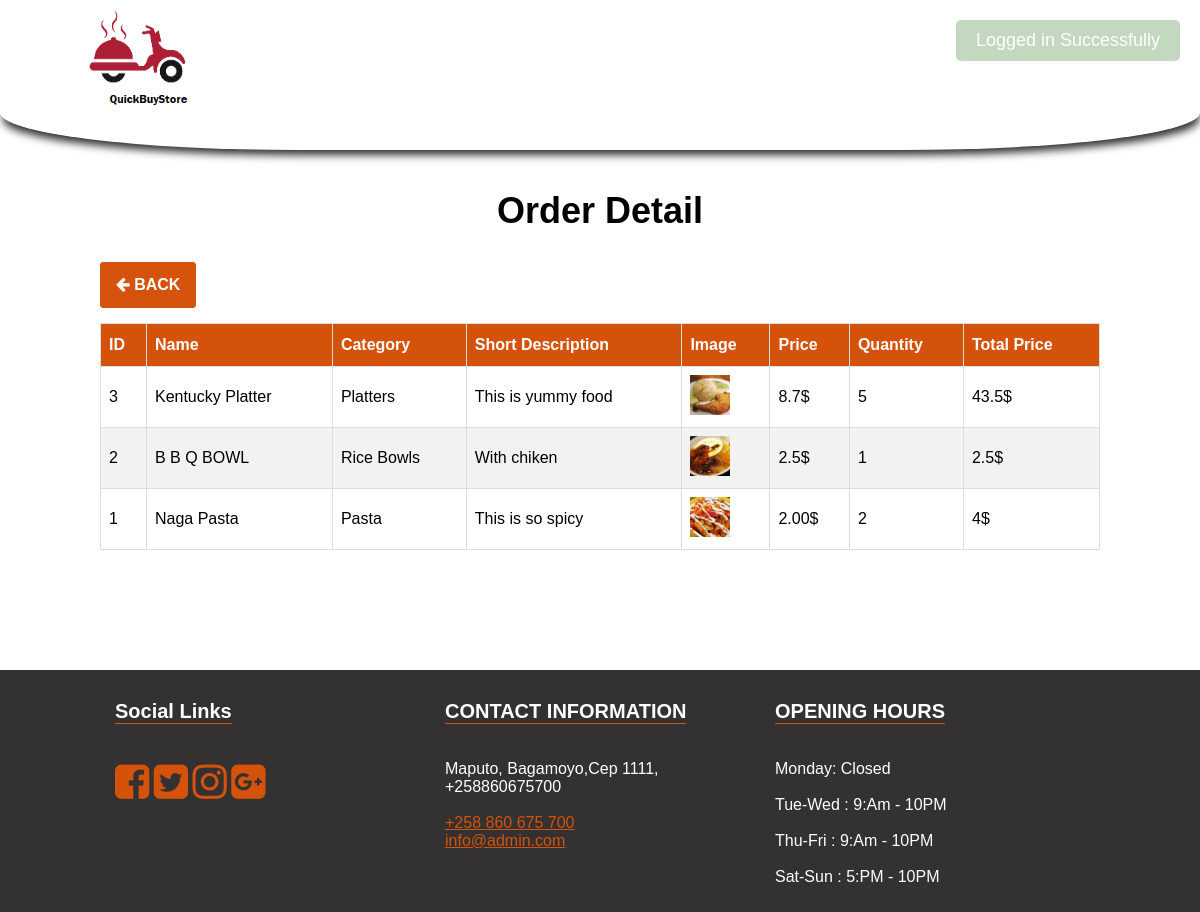
The page /food-delivery/order-detail.php?id=1 (signed in) on the database its author committed.
### tables this page shows
CREATE TABLE IF NOT EXISTS `order_items` (
  `id` int(11) unsigned NOT NULL AUTO_INCREMENT,
  `order_id` int(11) unsigned NOT NULL,
  `item_id` int(11) unsigned NOT NULL,
  `item_quantity` int(11) unsigned NOT NULL,
  `item_price` varchar(100) NOT NULL,
  PRIMARY KEY (`id`),
  KEY `order_id` (`order_id`),
  KEY `item_id` (`item_id`),
  CONSTRAINT `FK_order_items_foods` FOREIGN KEY (`item_id`) REFERENCES `foods` (`id`) ON UPDATE CASCADE,
  CONSTRAINT `FK_order_items_orders` FOREIGN KEY (`order_id`) REFERENCES `orders` (`id`) ON UPDATE CASCADE
);

CREATE TABLE IF NOT EXISTS `foods` (
  `id` int(11) unsigned NOT NULL AUTO_INCREMENT,
  `name` varchar(255) NOT NULL,
  `category_id` int(11) unsigned NOT NULL,
  `short_desc` text NOT NULL,
  `image` varchar(255) NOT NULL,
  `price` varchar(100) NOT NULL,
  `available` enum('yes','no') NOT NULL DEFAULT 'yes',
  `rattinng` decimal(10,6) DEFAULT NULL,
  PRIMARY KEY (`id`),
  KEY `category_id` (`category_id`),
  CONSTRAINT `FK_foods_category` FOREIGN KEY (`category_id`) REFERENCES `category` (`id`) ON UPDATE CASCADE
);

CREATE TABLE IF NOT EXISTS `category` (
  `id` int(11) unsigned NOT NULL AUTO_INCREMENT,
  `title` varchar(255) NOT NULL,
  PRIMARY KEY (`id`)
);

CREATE TABLE IF NOT EXISTS `settings` (
  `id` int(11) unsigned NOT NULL AUTO_INCREMENT,
  `about_title` text NOT NULL,
  `about_detail` text NOT NULL,
  `about_img` varchar(255) NOT NULL,
  `fb_link` varchar(255) NOT NULL,
  `tw_link` varchar(255) NOT NULL,
  `ins_link` varchar(255) NOT NULL,
  `gplus_link` varchar(255) NOT NULL,
  `contact_info` text NOT NULL,
  `opening_hours` text NOT NULL,
  `currency` enum('GBP','USD','EURO','MZN') NOT NULL DEFAULT 'GBP',
  PRIMARY KEY (`id`)
);

### food-delivery/functions/flash.php (called while the page is built, shortened)
<?php
class FlashMessage {
    public static function render($var) {
        $messages = $_SESSION[$var];
        return $messages;
    }
}
?>

### food-delivery/order-detail.php (the view, shortened to what this page needs)
<?php
include 'functions/flash.php';
$flash = new \FlashMessage();
include 'includes/header.php';
	?>
    <?php
$sql = "SELECT oi.id,f.name,f.short_desc,f.image,f.category_id,oi.item_quantity,oi.item_price,c.title FROM order_items AS oi LEFT JOIN foods AS f on f.id = oi.item_id LEFT JOIN category AS c ON  c.id = f.category_id WHERE  oi.order_id = '".$_GET['id']."' ORDER BY oi.id DESC";
$result = $conn->query($sql);
?>
	<section class="inner-page-sec">
		<div class="container">
			<h1>Order Detail</h1>
			<a href="order.php" class="btn add-btn"><i class="fa fa-arrow-left" aria-hidden="true"></i> Back</a>
			<div style="overflow-x:auto;">
				<table class="custom-tbl">
					<thead>
						<tr>
							<th>ID</th>
							<th>Name</th>
							<th>Category</th>
							<th>Short Description</th>
							<th>Image</th>
							<th>Price</th>
							<th>Quantity</th>
							<th>Total Price</th>
						</tr>
					</thead>
					<tbody>
						<?php
						if ($result->num_rows > 0) {
							while($row = $result->fetch_assoc()){
						?>
						<tr>
							<td><?php echo $row['id'];?></td>
							<td><?php echo $row['name'];?></td>
							<td><?php echo $row['title'];?></td>
							<td><?php echo $row['short_desc'];?></td>
							<td>
								<img src="img/foods/<?php echo $row['image']?>" width="40px">
							</td>
							<td><?php echo $row['item_price'];?><?php echo $currency_format[$rowS['currency']];?></td>
							<td><?php echo $row['item_quantity'];?></td>
							<td><?php echo $row['item_price']*$row['item_quantity'];?><?php echo $currency_format[$rowS['currency']];?></td>
						</tr>
						<?php } } else { ?>
							<tr>
								<td colspan="8">No Order Found!</td>
							</tr>
						<?php }  ?>
					</tbody>
				</table>
			</div>
		</div>
	</section>
<?php include 'includes/footer.php'; ?>

### food-delivery/includes/footer.php (shortened to what this page needs)
<footer>
	<div class="container">
		<div class="col-1">
			<h3>Social Links</h3>
			<ul>
				<li><a href="<?php echo $rowS['fb_link'];?>"><i class="fa fa-facebook-square" aria-hidden="true"></i></a></li>
				<li><a href="<?php echo $rowS['tw_link'];?>"><i class="fa fa-twitter-square" aria-hidden="true"></i></a></li>
				<li><a href="<?php echo $rowS['ins_link'];?>"><i class="fa fa-instagram" aria-hidden="true"></i></a></li>
				<li><a href="<?php echo $rowS['gplus_link'];?>"><i class="fa fa-google-plus-square" aria-hidden="true"></i></a></li>
			</ul>
		</div>
		<div class="col-1">
			<h3>CONTACT INFORMATION</h3>
			<p>
				<?php echo $rowS['contact_info'];?>
			</p>
		</div>
		<div class="col-1">
			<h3>OPENING HOURS</h3>
			<p>
				<?php echo $rowS['opening_hours'];?>
			</p>
		</div>
	</div>
</footer>
</div>
<?php
$nmsg=$flash->render('notification_msg');
$ntype=$flash->render('notification_type');
$str = "";
if($nmsg){
	$str .= '<div class="notificaton-msg msg-'.$ntype.'" style="top:20px;">';
    $str .= $nmsg;
	$str .= '</div>';
}
echo $str;
?>
</body>
</html>

### food-delivery/css/main.css (style rules this page uses)
body { margin: 0; font-family: Arial, Helvetica, sans-serif; }
.btn { text-transform: uppercase; padding: 19px 36px; }
.btn { display: inline-block; font-weight: 600; text-align: center; white-space: nowrap; vertical-align: middle; -webkit-user-select: none; -moz-user-select: none; -ms-user-select: none; user-select: none; border: 2px solid transparent; padding: 12px 30px; font-size: 16px; line-height: 1.5; border-radius: .1875rem; transition: color .15s ease-in-out, background-color .15s ease-in-out, border-color .15s ease-in-out, box-shadow .15s ease-in-out; }
footer { background-color: #333131; color: #fff; }
footer .container { max-width: 1000px; width: 100%; margin: 0px auto; }
footer .container .col-1 { float: left; width: 30%; padding: 10px 15px; }
footer .container .col-1 a { color: #d5520a; }
footer .container .col-1 h3 { text-align: left; font-size: 20px; border-bottom: 1px solid #d5530c; display: inline-block; }
footer .container .col-1 ul { padding: 0px; list-style: none; }
footer .container .col-1 ul li { display: inline-block; }
footer .container .col-1 ul li a { font-size: 40px; color: #d5520a; }
.inner-page-sec { padding-top: 150px; padding-bottom: 80px; }
.inner-page-sec .container { max-width: 1000px; width: 100%; margin: 40px auto; }
.inner-page-sec .container h1 { text-align: center; font-size: 36px; }
.notificaton-msg { position: fixed; top: 20px; right: 20px; z-index: 99999999; background-color: #4e4242; color: #fff; padding: 10px 20px 10px; border-radius: 5px; font-size: 18px; font-weight: 100; font-family: sans-serif; }
.notificaton-msg.msg-success { background-color: #63a05c; color: #fff; }
.custom-tbl { font-family: Arial, Helvetica, sans-serif; border-collapse: collapse; width: 100%; }
.custom-tbl td, .custom-tbl th { border: 1px solid #ddd; padding: 8px; }
.custom-tbl tr:nth-child(even) { background-color: #f2f2f2; }
.custom-tbl th { padding-top: 12px; padding-bottom: 12px; text-align: left; background-color: #d5520a; color: white; }
.add-btn { text-decoration: none; background-color: #d5530c; border: 1px solid #d5530c; color: #ffffff; padding: 10px 15px; display: inline-block; margin-bottom: 15px; }

### rows shown on the page
order_items: id "3", item.name "Kentucky Platter", category.title "Platters", item.short_desc "This is yummy food", item.image (picture), item_price "8.7", item_quantity "5", $row['item_price']*$row['item_quantity'] "43.5"
settings: currency "$", contact_info "Maputo, Bagamoyo,Cep 1111, +258860675700 +258 860 675 700 info@admin.com", opening_hours "Monday: Closed Tue-Wed : 9:Am - 10PM Thu-Fri : 9:Am - 10PM Sat-Sun : 5:PM - 10PM"
order_items: id "2", item.name "B B Q BOWL", category.title "Rice Bowls", item.short_desc "With chiken", item.image (picture), item_price "2.5", item_quantity "1", $row['item_price']*$row['item_quantity'] "2.5"
order_items: id "1", item.name "Naga Pasta", category.title "Pasta", item.short_desc "This is so spicy", item.image (picture), item_price "2.00", item_quantity "2", $row['item_price']*$row['item_quantity'] "4"
